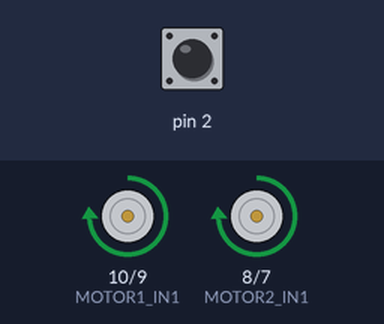
Simulated run of this sketch. Board: Arduino Uno, built with avr-gcc and run on an emulated ATmega328P. On the bench: motor-driver pin pairs drawn as motors (green arrow = first pin HIGH = forward, orange = second pin HIGH = backward, longer = more drive, scaled by the enable pin). The inputs (shaded band) are chosen by the test bench; at power-on: pin 2 HIGH.

Above: at 1.2 s.
1.3 s: pin 2 pulled LOW for 0.15 s
At 1.8 s:
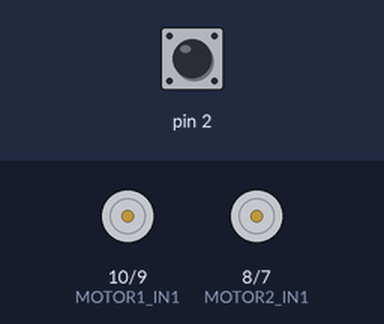
2.9 s: pin 2 pulled LOW for 0.15 s
At 5.1 s:
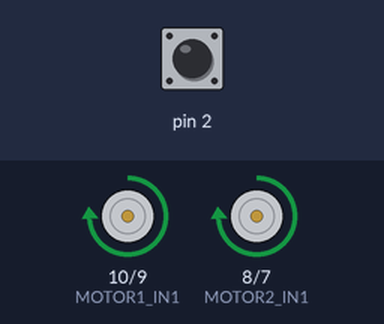
6.0 s: pin 2 pulled LOW for 1 s
10.0 s: pin 2 pulled LOW for 3.2 s
At 16.0 s:
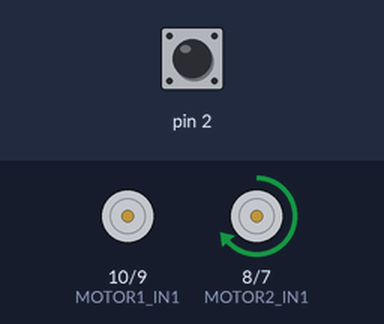
Timing chart, 0 to 17.2 s (numbered marks = the images above; inputs shaded):
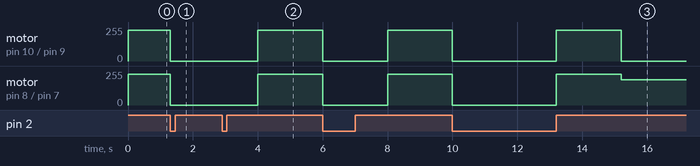

The sketch:

_05_StopButton.ino
```cpp
#define MOTOR1_EN 5
#define MOTOR1_IN1 10
#define MOTOR1_IN2 9
#define MOTOR2_IN1 8
#define MOTOR2_IN2 7
#define MOTOR2_EN 6


#define BRAKE     0
#define FORWARD   1
#define BACKWARD  2

#define STRAIGHT  0
#define LEFT      1
#define RIGHT     2

bool stopNow = false;

void move(int dir, int turn, int speed)
{

  if ( (dir == BRAKE) || stopNow )
  {
      // Deux moteurs dans le meme sens
      digitalWrite(MOTOR1_IN1, LOW);
      digitalWrite(MOTOR1_IN2, HIGH);
      digitalWrite(MOTOR2_IN1, LOW);
      digitalWrite(MOTOR2_IN2, HIGH);
      analogWrite(MOTOR1_EN, 0);
      analogWrite(MOTOR2_EN, 0);

      return;
  }

  if (dir == FORWARD)
  {
      // Deux moteurs dans le meme sens+
      digitalWrite(MOTOR1_IN1, HIGH);
      digitalWrite(MOTOR1_IN2, LOW);
      digitalWrite(MOTOR2_IN1, HIGH);
      digitalWrite(MOTOR2_IN2, LOW);
      analogWrite(MOTOR1_EN, speed);
      analogWrite(MOTOR2_EN, speed);
  }

  if (dir == BACKWARD)
  {
      // Deux moteurs dans le meme sens-
      digitalWrite(MOTOR1_IN1, LOW);
      digitalWrite(MOTOR1_IN2, HIGH);
      digitalWrite(MOTOR2_IN1, LOW);
      digitalWrite(MOTOR2_IN2, HIGH);
      analogWrite(MOTOR1_EN, speed);
      analogWrite(MOTOR2_EN, speed);
  }

  if (turn == LEFT)
  {
      // Moteur 2 STOP, Moteur 1 GO
      digitalWrite(MOTOR2_EN, HIGH);
      digitalWrite(MOTOR2_IN1, LOW);
      digitalWrite(MOTOR2_IN2, LOW);
    }

  if (turn == RIGHT)
    {
      // Moteur 1 STOP, Moteur 2 GO
      digitalWrite(MOTOR1_EN, HIGH);
      digitalWrite(MOTOR1_IN1, LOW);
      digitalWrite(MOTOR1_IN2, LOW);
    }


  return;

}


void buttonStop()
{
 static unsigned long last_interrupt_time = 0;
 unsigned long interrupt_time = millis();

 /* If interrupts come faster than 200ms, assume it's a bounce and ignore */
 if (interrupt_time - last_interrupt_time > 200)
 {
  stopNow = !stopNow;
  move(BRAKE,STRAIGHT,0);
 }

 last_interrupt_time = interrupt_time;
 return;
}


void setup() {
  // put your setup code here, to run once:
  pinMode(MOTOR1_EN, OUTPUT);
  pinMode(MOTOR1_IN1, OUTPUT);
  pinMode(MOTOR1_IN2, OUTPUT);
  pinMode(MOTOR2_EN, OUTPUT);
  pinMode(MOTOR2_IN1, OUTPUT);
  pinMode(MOTOR2_IN2, OUTPUT);
  pinMode(2, INPUT_PULLUP);
  // Int 0 -> pin 2, Int 1 -> pin 3
  attachInterrupt(0, buttonStop, CHANGE);

}


void loop() {
  // put your main code here, to run repeatedly:

  if (!stopNow)
  {
     move(FORWARD,STRAIGHT,230);
     delay(2000);
     move(FORWARD,RIGHT,190);
     delay(2000);
  }
}
```

Measured:
- after the input at 1.3 s, motor on pin 10 (MOTOR1_IN1) / pin 9 (MOTOR1_IN2): forward 230/255 → stopped after 0.00 s instead of 0.70 s; motor on pin 8 (MOTOR2_IN1) / pin 7 (MOTOR2_IN2): forward 230/255 → stopped at once
- after the input at 2.9 s, motor on pin 10 (MOTOR1_IN1) / pin 9 (MOTOR1_IN2), motor on pin 8 (MOTOR2_IN1) / pin 7 (MOTOR2_IN2): stopped → forward 230/255 after 1.1 s
